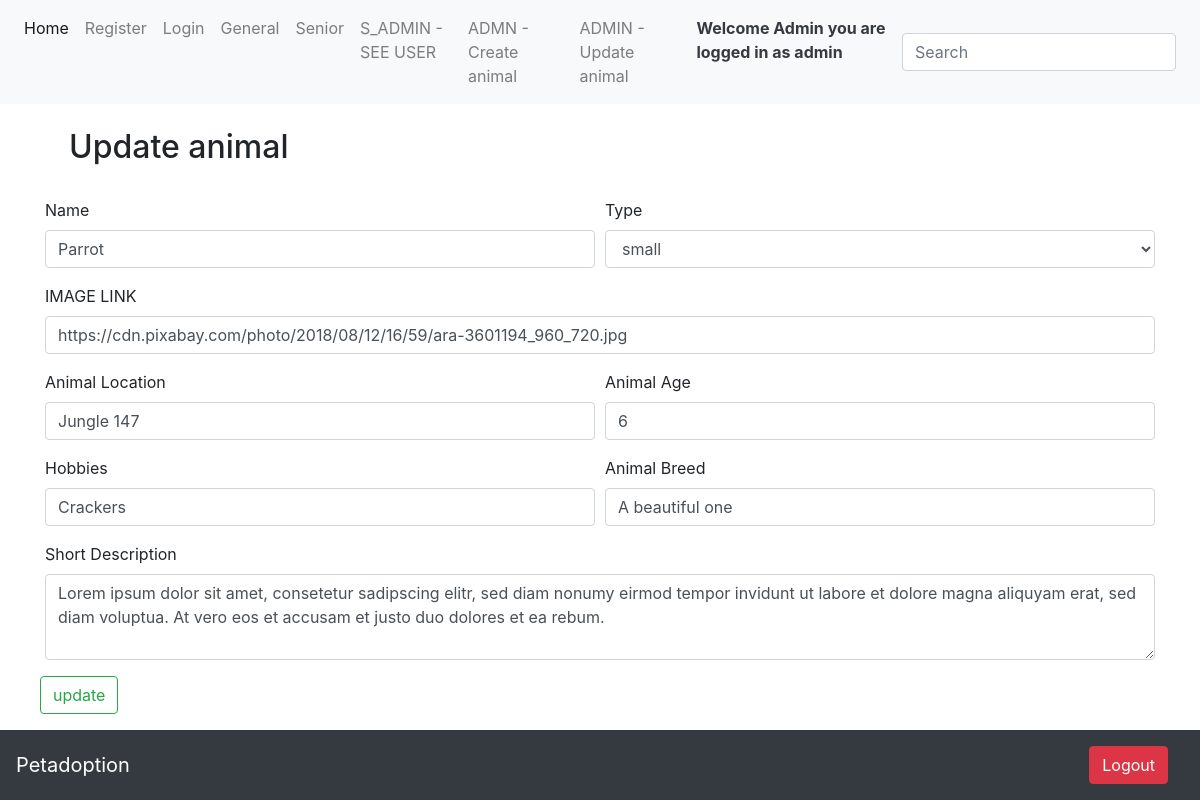
The page /update.php?animal_id=18 (signed in) on the database its author committed.
### tables this page shows
CREATE TABLE `users` (
  `user_id` int(11) NOT NULL,
  `user_name` varchar(30) NOT NULL,
  `user_email` varchar(60) NOT NULL,
  `user_pass` varchar(255) NOT NULL,
  `user_status` enum('user','admin','s_admin') NOT NULL DEFAULT 'user'
);

CREATE TABLE `animals` (
  `animal_id` int(11) NOT NULL,
  `animal_size` enum('small','large','senior') DEFAULT NULL,
  `animal_name` varchar(255) DEFAULT NULL,
  `animal_image` varchar(255) DEFAULT NULL,
  `animal_description` varchar(255) DEFAULT NULL,
  `animal_location` varchar(255) DEFAULT NULL,
  `animal_age` varchar(255) DEFAULT NULL,
  `animal_hobbies` varchar(255) DEFAULT NULL,
  `animal_breed` varchar(255) DEFAULT NULL
);

### helper/UserHelper.php (called while the page is built, shortened)
<?php
function isLoggedIn(){
    if (!isset($_SESSION['user_id'])){
        return false;
    } else {
        return true;
    }
}
?>

### update.php (the view, shortened to what this page needs)
<?php
require_once 'actions/db_connect.php';
require_once 'helper/UserHelper.php';
      if ($_GET['animal_id']) {
        $animal_id = $_GET['animal_id'];
        $animal_sql = "SELECT * FROM animals WHERE animal_id = {$animal_id}";
        $animal_result = $connect->query($animal_sql);
        $animal_data = $animal_result->fetch_assoc();
?>
<!DOCTYPE html>
<html>
<head>
    <link rel="stylesheet" href="https://maxcdn.bootstrapcdn.com/bootstrap/4.0.0/css/bootstrap.min.css">
</head>
<body>
<?php
include 'templates/nav.php';
?>
<div class="container">
<h2 class="p-4">Update animal </h2>
<form action="actions/a_update.php" method= "post">
  <div class="form-row">
    <div class="form-group col-md-6">
      <label for="inputEmail4">Name</label>
      <input type="text" name="animal_name" class="form-control" id="inputEmail4" placeholder="Title" value="<?php echo $animal_data['animal_name'] ?>">
    </div>
    <div class="form-group col-md-6">
      <label for="inputPassword4">Type</label>
      <select class="form-control" id="exampleFormControlSelect1" name="animal_size">
      <option><?php echo $animal_data['animal_size'] ?></option>
    </select>
    </div>
  </div>
  <div class="form-group">
    <label for="exampleFormControlInput1">IMAGE LINK</label>
    <input type="text" name="animal_image" class="form-control" id="exampleFormControlInput1" placeholder="imagelink" value="<?php echo $animal_data['animal_image'] ?>">
  </div>
  <div class="form-row">
    <div class="form-group col-md-6">
      <label for="inputEmail4">Animal Location</label>
      <input type="text" name= "animal_location" class="form-control" id="inputEmail4" placeholder="Animal Location" value="<?php echo $animal_data['animal_location'] ?>">
    </div>
    <div class="form-group col-md-6">
      <label for="inputPassword4">Animal Age</label>
      <input type="text" name= "animal_age" class="form-control" id="inputPassword4" placeholder="Animal Age" value="<?php echo $animal_data['animal_age'] ?>">
    </div>
  </div>
  <div class="form-row">
    <div class="form-group col-md-6">
      <label for="inputEmail4">Hobbies</label>
      <input type="text" name="animal_hobbies" class="form-control" id="inputEmail4" placeholder="Animal Hobbies" value="<?php echo $animal_data['animal_hobbies'] ?>">
    </div>
    <div class="form-group col-md-6">
      <label for="inputPassword4">Animal Breed</label>
      <input type="text" name="animal_breed" class="form-control" id="inputPassword4" placeholder="Animal breed" value="<?php echo $animal_data['animal_breed'] ?>">
    </div>
  </div>
  <div class="form-group">
    <label for="exampleFormControlTextarea1">Short Description</label>
    <textarea type="text" class="form-control"name="animal_description" id="exampleFormControlTextarea1" rows="3" ><?php echo $animal_data['animal_description'] ?></textarea>
  </div>
  <div class="form-row">
    <button class="btn btn-outline-success my-2 my-sm-0" type="submit">update</button>
</form>
    </div>
    <nav class="navbar navbar-dark bg-dark fixed-bottom text-white mt-2">
  <a class="navbar-brand">Petadoption</a>
    <a class="nav-link" href="logout.php?logout"><button type="button" class="btn btn-danger">Logout</button></a>
</nav>
</body>
</html>
<?php
      }
?>

### templates/nav.php (shortened to what this page needs)
<?php
require_once 'helper/UserHelper.php';
    if (isLoggedIn()) {
	$sql = "SELECT * FROM users WHERE user_id = " . $_SESSION['user_id'];
	$result = $connect->query($sql);
	$data = $result->fetch_assoc();
}
?>
<nav class="navbar navbar-expand-lg navbar-light bg-light">
 <div class="collapse navbar-collapse" id="navbarSupportedContent">
    <ul class="navbar-nav mr-auto">
      <li class="nav-item active">
        <a class="nav-link" href="index.php">Home <span class="sr-only">(current)</span></a>
      </li>
      <li class="nav-item">
        <a class="nav-link" href="register.php">Register</a>
      </li>
      <li class="nav-item">
        <a class="nav-link" href="login.php">Login</a>
      </li>
      <li class="nav-item">
        <a class="nav-link" href="general.php">General</a>
      </li>
      <li class="nav-item">
        <a class="nav-link" href="senior.php">Senior</a>
      </li>
      <li class="nav-item">
        <a class="nav-link" href="sadmin.php">S_ADMIN - SEE USER</a>
      </li>
      <li class="nav-item">
        <a class="nav-link" href="create.php">ADMN - Create animal</a>
      </li>
      <li class="nav-item">
        <a class="nav-link" href="admin_update.php">ADMIN - Update animal</a>
      </li>
     <li>
      <?php
      if (isLoggedIn())
      {?>
      <p class="nav-link text-dark font-weight-bold">Welcome <?php echo $data['user_name'] ?> you are logged in as <?php echo $data['user_status'] ?></p>
      <?php } else {?>
        <p class="nav-link text-dark font-weight-bold">Please log in <a href="login.php">here</a></p>
        <?php
      }
      ?>
      </li>
    </ul>
    <form class="form-inline my-2 my-lg-0 ">
      <input class="form-control mr-sm-2" name="search_input" id="search_input" type="search" placeholder="Search" aria-label="Search">
    </form>
  </div>
</nav>

### rows shown on the page
users: user_name "Admin", user_status "admin"
animals: animal_name "Parrot", animal_size "small", animal_image "https://cdn.pixabay.com/photo/2018/08/12/16/59/ara-3601194_960_720.jpg", animal_location "Jungle 147", animal_age "6", animal_hobbies "Crackers", animal_breed "A beautiful one", animal_description "Lorem ipsum dolor sit amet, consetetur sadipscing elitr, sed diam nonumy eirmod tempor invidunt ut labore et dolore magna aliquyam erat, sed diam voluptua. At vero eos et accusam et justo duo dolores et ea rebum."
